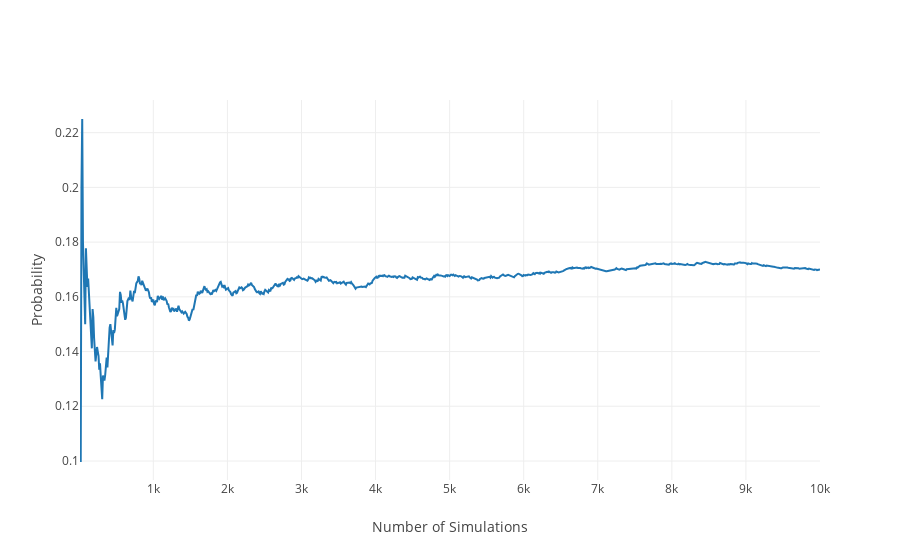

Write notebook code for a chart like this one.
### Markdown cell above
Next, we can consider the likelihood of one event, given observation of another. We describe this as:
## P(A | B) = P(A and B) / P(B)
Let's look at this scenario for our dice:<br>
P(A6 | B6) = P(A6 and B6) / P(B6)<br>
P(A6 | B6) = (1/36) / (1/6) = 1/6 = 0.167<br>
The odds of the second die being a 6 are independent of the outcome of the first roll.

### Code cell
dice_rolls = np.arange(1,7)
effective_simulations = 0
count_hits = 0
x_data = []
y_data = []

while effective_simulations < 10000:
    roll_1 = np.random.choice(dice_rolls)
    roll_2 = np.random.choice(dice_rolls)
    if roll_1 == 6: 
        effective_simulations += 1
        if roll_2 == 6:
            count_hits += 1
        if (effective_simulations % 10) == 0:
            y_data.append(float(count_hits) / float(effective_simulations))
            x_data.append(effective_simulations)

# Plot the figure
fig = plot_probs(x_data, y_data)
iplot(fig)

### Figure 1 — Plotly figure (JSON) as saved in the notebook; plotly's stock layout.template omitted (floating-point values rounded to 4 significant figures; data arrays with more than 128 entries replaced by an {"elided": "..."} marker saying what was removed)
{"data": [{"type": "scatter", "x": {"elided": "1000 int values"}, "y": {"elided": "1000 float values"}}], "layout": {"xaxis": {"title": "Number of Simulations"}, "yaxis": {"title": "Probability"}}}
